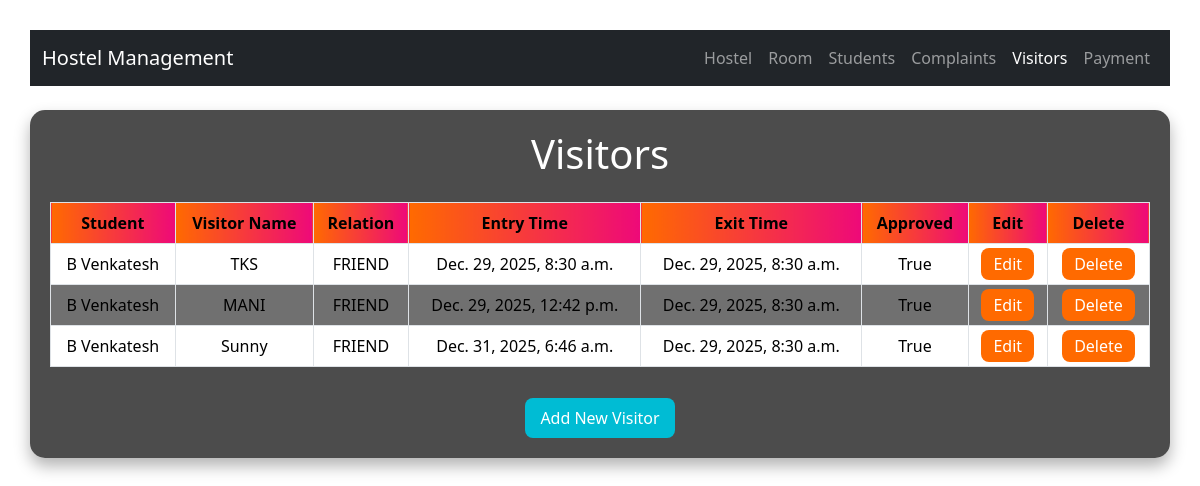
/visitors/, run on the app's committed database.
### app1/models.py (models this page shows)
class Visitor(models.Model):
    student = models.ForeignKey(Student, on_delete=models.CASCADE)
    visitor_name = models.CharField(max_length=100)
    relation = models.CharField(max_length=50)
    entry_time = models.DateTimeField(auto_now_add=True)
    exit_time = models.DateTimeField(null=True, blank=True)
    approved = models.BooleanField(default=False)

class Student(models.Model):
    name = models.CharField(max_length=100)
    roll_number = models.CharField(max_length=20, unique=True)
    room = models.ForeignKey(Room, on_delete=models.SET_NULL, null=True)
    join_date = models.DateField(default=timezone.now)
    def __str__(self):
        return self.name

### app1/views.py (the view)
# urls.py: path('visitors/',visit_details,name='visitor'),
def visit_details(request):
    data=Visitor.objects.all()
    context={
        'data':data
    }
    return render(request,'visitor/visitor.html',context)

### templates/visitor/visitor.html (shortened to what this page needs)
<!DOCTYPE html>
<html lang="en">
<head>
    <link href="https://cdn.jsdelivr.net/npm/bootstrap@5.3.2/dist/css/bootstrap.min.css" rel="stylesheet">
</head>
<body>
    <nav class="navbar navbar-expand-lg navbar-dark bg-dark mb-4">
        <div class="container">
            <a class="navbar-brand" href="{% url 'dashboard' %}">Hostel Management</a>
            <div class="collapse navbar-collapse" id="navbarNav">
                <ul class="navbar-nav ms-auto">
                    <li class="nav-item"><a class="nav-link" href="{% url 'hostel' %}">Hostel</a></li>
                    <li class="nav-item"><a class="nav-link" href="{% url 'room' %}">Room</a></li>
                    <li class="nav-item"><a class="nav-link" href="{% url 'std' %}">Students</a></li>
                    <li class="nav-item"><a class="nav-link" href="{% url 'complaint' %}">Complaints</a></li>
                    <li class="nav-item"><a class="nav-link active" href="{% url 'visitor' %}">Visitors</a></li>
                    <li class="nav-item"><a class="nav-link" href="{% url 'pay' %}">Payment</a></li>
                </ul>
            </div>
        </div>
    </nav>
    <div class="container table-wrapper">
        <h1 class="text-center mb-4">Visitors</h1>
        <table class="table table-bordered table-hover">
            <thead>
                <tr>
                    <th>Student</th>
                    <th>Visitor Name</th>
                    <th>Relation</th>
                    <th>Entry Time</th>
                    <th>Exit Time</th>
                    <th>Approved</th>
                    <th>Edit</th>
                    <th>Delete</th>
                </tr>
            </thead>
            <tbody>
                {% for x in data %}
                <tr>
                    <td>{{ x.student }}</td>
                    <td>{{ x.visitor_name }}</td>
                    <td>{{ x.relation }}</td>
                    <td>{{ x.entry_time }}</td>
                    <td>{{ x.exit_time }}</td>
                    <td>{{ x.approved }}</td>
                    <td><a href="{% url 'visit_update' x.id %}" class="btn-custom">Edit</a></td>
                    <td><a href="{% url 'visit_delete' x.id %}" class="btn-custom">Delete</a></td>
                </tr>
                {% endfor %}
            </tbody>
        </table>
        <div class="text-center">
            <a href="{% url 'visitor_form' %}" class="new-btn">Add New Visitor</a>
        </div>
    </div>
</body>
</html>

### templates/visitor/visitor.html (style rules this page uses)
body { background-image: url('https://images.unsplash.com/photo-1507525428034-b723cf961d3e?auto=format&fit=crop&w=1920&q=80'); background-size: cover; background-position: center; background-attachment: fixed; font-family: 'Segoe UI', Tahoma, Geneva, Verdana, sans-serif; color: #fff; padding: 30px; }
.table-wrapper { background-color: rgba(0, 0, 0, 0.7); padding: 20px; border-radius: 15px; box-shadow: 0 8px 16px rgba(0,0,0,0.3); animation: fadeIn 1.5s ease-in-out; }
table { width: 100%; }
table th { background: linear-gradient(90deg, #ff6a00, #ee0979); color: white; text-align: center; font-weight: bold; }
table td { text-align: center; vertical-align: middle; background-color: rgba(255,255,255,0.1); }
table tr:nth-child(even) td { background-color: rgba(255,255,255,0.2); }
a.btn-custom { background-color: #ff6a00; color: white; padding: 5px 12px; border-radius: 8px; text-decoration: none; transition: 0.3s; }
a.new-btn { display: inline-block; margin-top: 15px; background-color: #00bcd4; color: white; padding: 8px 15px; border-radius: 8px; text-decoration: none; transition: 0.3s; }

### data on the page
Visitor: student "B Venkatesh", visitor_name "TKS", relation "FRIEND", entry_time "Dec. 29, 2025, 8:30 a.m.", exit_time "Dec. 29, 2025, 8:30 a.m.", approved "True"
Visitor: student "B Venkatesh", visitor_name "MANI", relation "FRIEND", entry_time "Dec. 29, 2025, 12:42 p.m.", exit_time "Dec. 29, 2025, 8:30 a.m.", approved "True"
Visitor: student "B Venkatesh", visitor_name "Sunny", relation "FRIEND", entry_time "Dec. 31, 2025, 6:46 a.m.", exit_time "Dec. 29, 2025, 8:30 a.m.", approved "True"
